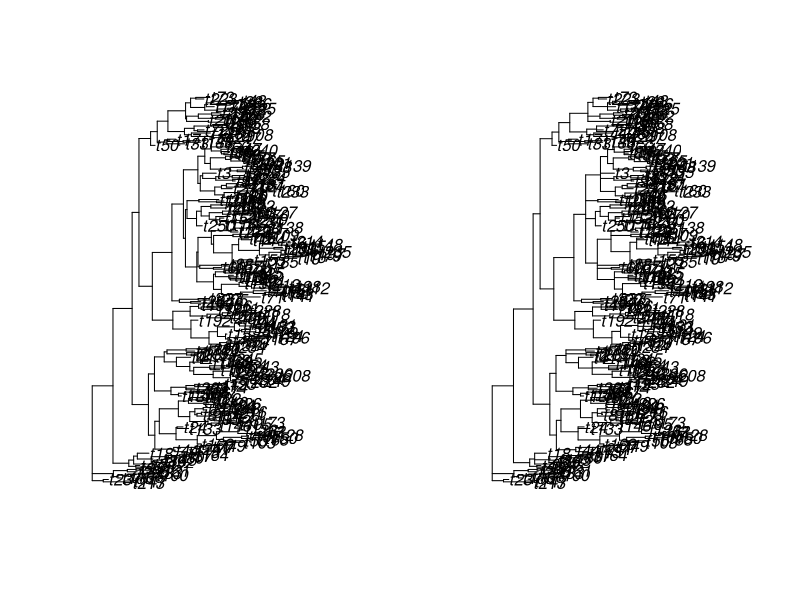
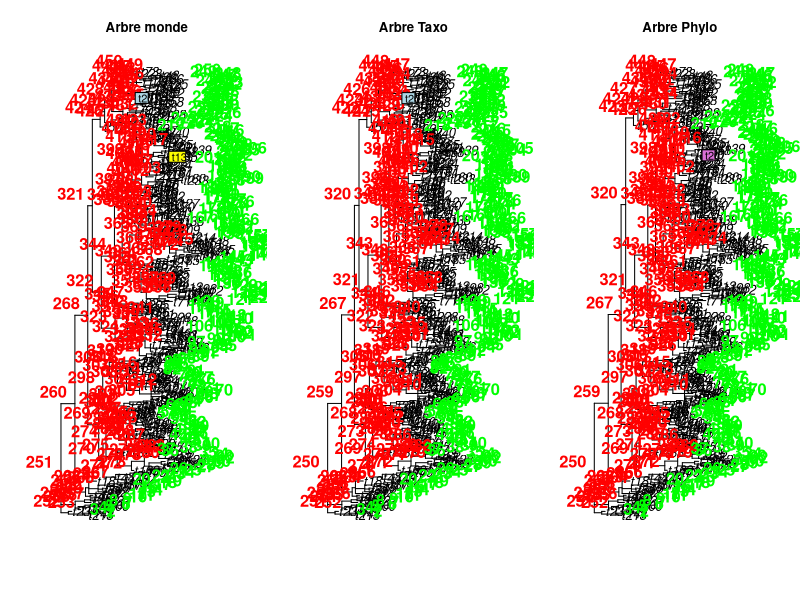
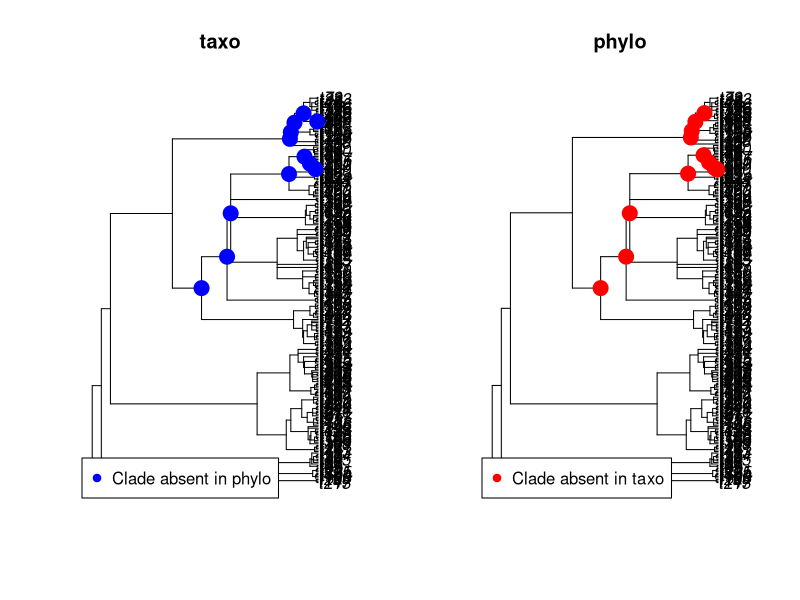
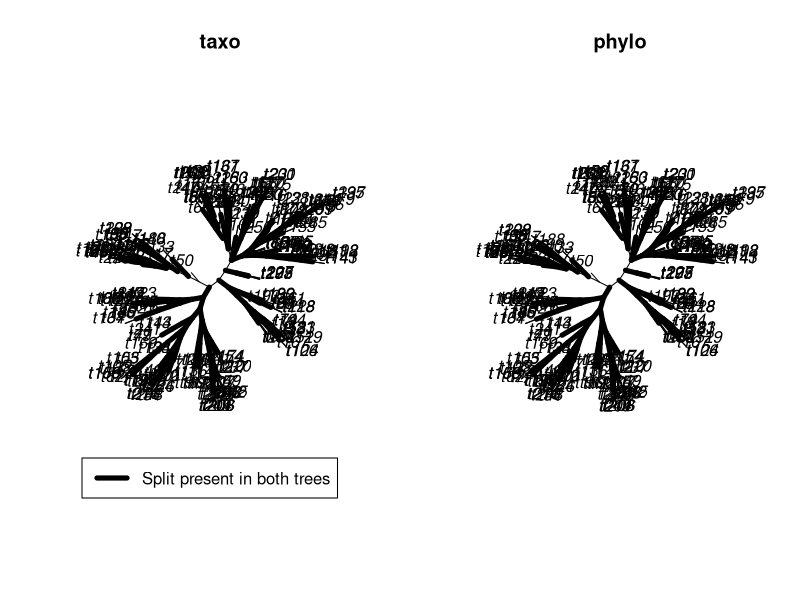

Reproduce these figures in R, in order. (Note: this script raises an error after producing the figures.)
library(ape)
ori = rtree(250, rooted = FALSE)
(q1 = summary(ori$edge.length)[2])
ttt = sample(1:(ori$Nnode-1), size = 2, replace = F)
tip1=ttt[1]
tip2 = ttt[2]


# Avant après polytomie ####
#' [Avant après polytomie]
summary(ori)
par(xpd = TRUE) # Permettre à la légende de sortir du cadre de la figure
layout(matrix(c(1,2),1,2)) # Matrice pour tracer les plots
plot (ori)
ori = di2multi(ori, tol= round(q1, digits = 1)) # Binaire vers polytomies
plot(ori)



# Création arbre taxo et phylo ####
#' [Visu taxo et phylo]
layout(matrix(c(1,2,3),1,3)) # Matrice pour tracer les plots

plot(ori, cex = 1.2, main = "Arbre monde")
nodelabels(adj = c(1.3,-0.5), frame = "n", cex = 1.5, font = 2, col="red")
tiplabels(adj = c(-2,0.3), frame = "n", cex = 1.5, font = 2, col="green")
tiplabels(ori$tip.label[tip1], tip1, adj=0)
tiplabels(ori$tip.label[tip2], tip2, adj=0, bg = "lightblue")

taxo = drop.tip(ori, tip1) # Enlever une feuille
plot(taxo, main = "Arbre Taxo", cex = 1.2)
nodelabels(adj = c(1.3,-0.5), frame = "n", cex = 1.5, font = 2, col="red")
tiplabels(adj = c(-2,0.3), frame = "n", cex = 1.5, font = 2, col="green")
tiplabels(taxo$tip.label[tip2-1], tip2-1, adj=0, bg = "lightblue")

phylo = drop.tip(ori, tip2) # Enlever une feuille
phylo$tip.label[tip1] = ori$tip.label[tip2] # Changer le nom de la feuille qui est "déplacée"
plot(phylo, main = "Arbre Phylo", cex = 1.2)
nodelabels(adj = c(1.3,-0.5), frame = "n", cex = 1.5, font = 2, col="red")
tiplabels(adj = c(-2,0.3), frame = "n", cex = 1.5, font = 2, col="green")
tiplabels(phylo$tip.label[tip1],tip1, adj=0, bg = "orchid")

# Comparaison arbre taxo et phylo
compare = comparePhylo(taxo, phylo, plot = T, force.rooted = TRUE)
a=all.equal.phylo(phylo, taxo, use.edge.length = F, index.return = T)

# Fonctions qui peuvent être intéressantes
nodepath()
node.depth()
mrca()
as.bitsplits()
reorder.phylo ()
which.edge()
write.tree(phylo) # possibilité de sortir la valeur en console
getAnywhere(comparePhylo())


deparse(substitute(phylo))
Ntip(phylo)

# Tests perso ####
key1 <- makeNodeLabel(taxo, "md5sum")$node.label
key2 <- makeNodeLabel(phylo, "md5sum")$node.label
mk12 <- match(key1, key2)
mk21 <- match(key2, key1)
tmp <- is.na(mk12)

## Choper les différences ####
noeud_different <- which(tmp)+Ntip(taxo) # numéros des noeuds différents
MRCA = getMRCA(taxo, noeud_different) # numéro du noeud où la divergence commence
le_plus_a_droite = noeud_different[  
  which.min(node.depth(taxo)[noeud_different])] #numéro du noeud le plus "bas" dans la phylo


def.par <- par(no.readonly = TRUE)
layout(matrix(1:2, 1, 2))
plot(phylo, use.edge.length = F, main = "taxo")
nodelabels(node = which(tmp)+Ntip(taxo), pch = 19, col = "blue", cex = 2)
nodelabels()
tiplabels()
legend(location, legend = paste("Clade absent in", tree2), pch = 19, col = "blue")

nodepath(taxo, from=MRCA, to=le_plus_a_droite)

# Prendre et manipuler des sous arbres ####
phyloNodes = phylo$node.label
phyloNodesNum = unique(phylo$edge[,1]) # liste des numéro des noeuds internes
phyloLeaf = phylo$tip.label # liste des noms des feuilles

df = as.data.frame(phylo$edge)
df = df %>%
  rename("from"="V1","to"="V2") %>%
  mutate(from = recode(from, !!!setNames(phyloNodes, phyloNodesNum))) %>%
  mutate(to = recode(to, !!!setNames(phyloNodes, phyloNodesNum))) %>%
  mutate(to = recode(to, !!!setNames(phyloLeaf, phyloLeafNum)))
